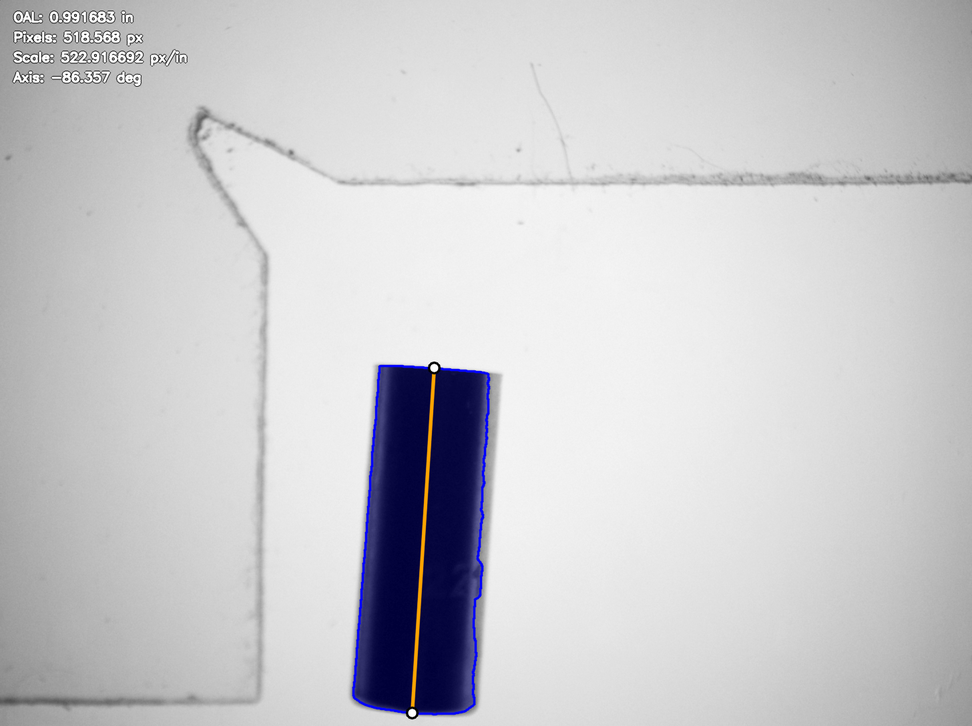
#> input picture data/oal_validation/formal_cv/diagnostics/CV-R1-001_diagnostic.png, 972 x 726 px, shrunk from 1456 x 1088 before the run
$ python analyze_threshold_sensitivity.py ../../data/oal_validation/formal_cv/diagnostics/CV-R1-001_diagnostic.png
#> lines starting #> are read from the running program, lines starting #| are printed output that depends on the picture; after the words box and inside, x2 and y2 are one past the last pixel; in counts of white or black regions, pixels touching at a corner belong together; long printed decimals are rounded
"""Evaluate gauge-block measurement sensitivity to binary threshold choice."""

from __future__ import annotations

import argparse
import csv
from datetime import datetime
from pathlib import Path

import cv2
import numpy as np

CERTIFIED_LENGTH_IN = 1.0000024


def parse_args() -> argparse.Namespace:
    parser = argparse.ArgumentParser(
        description=(
            "Measure a gauge block across a range of fixed grayscale "
            "thresholds to evaluate threshold sensitivity."
        )
    )
    parser.add_argument(
        "image",
        type=Path,
        help="Path to a centered gauge-block image.",
    )
    parser.add_argument(
        "--minimum",
        type=int,
        default=70,
        help="Minimum threshold value (default: 70).",
    )
    parser.add_argument(
        "--maximum",
        type=int,
        default=130,
        help="Maximum threshold value (default: 130).",
    )
    parser.add_argument(
        "--step",
        type=int,
        default=5,
        help="Threshold increment (default: 5).",
    )
    parser.add_argument(
        "--output-dir",
        type=Path,
        default=Path("measurements/calibration"),
        help="Directory for CSV and summary reports.",
    )
    return parser.parse_args()


def select_component(
    mask: np.ndarray,
) -> tuple[np.ndarray, int, tuple[int, int, int, int]]:
    count, labels, stats, _ = cv2.connectedComponentsWithStats(
        mask,
        connectivity=8,
    )

    image_height, image_width = mask.shape
    minimum_area = image_height * image_width * 0.01
    candidates: list[tuple[int, int]] = []

    for component_id in range(1, count):
        x = int(stats[component_id, cv2.CC_STAT_LEFT])
        y = int(stats[component_id, cv2.CC_STAT_TOP])
        width = int(stats[component_id, cv2.CC_STAT_WIDTH])
        height = int(stats[component_id, cv2.CC_STAT_HEIGHT])
        area = int(stats[component_id, cv2.CC_STAT_AREA])

        touches_border = (
            x <= 0 or y <= 0 or x + width >= image_width or y + height >= image_height
        )

        if area >= minimum_area and not touches_border:
            candidates.append((area, component_id))

    if not candidates:
        raise RuntimeError("No suitable gauge-block component detected.")

    _, component_id = max(candidates)

    x = int(stats[component_id, cv2.CC_STAT_LEFT])
    y = int(stats[component_id, cv2.CC_STAT_TOP])
    width = int(stats[component_id, cv2.CC_STAT_WIDTH])
    height = int(stats[component_id, cv2.CC_STAT_HEIGHT])

    return labels, component_id, (x, y, width, height)


def measure_at_threshold(
    grayscale: np.ndarray,
    threshold_value: int,
) -> dict[str, float | int]:
    _, mask = cv2.threshold(
        grayscale,
        threshold_value,
        255,
        cv2.THRESH_BINARY_INV,
    )

    labels, component_id, bounding_box = select_component(mask)
    x, _, width, _ = bounding_box

    sample_start = x + round(width * 0.30)
    sample_end = x + round(width * 0.70)

    spans: list[int] = []

    for column in range(sample_start, sample_end):
        positions = np.flatnonzero(labels[:, column] == component_id)

        if positions.size >= 2:
            spans.append(int(positions[-1] - positions[0] + 1))

    if not spans:
        raise RuntimeError(
            f"No valid vertical spans found at threshold {threshold_value}."
        )

    span_array = np.asarray(spans, dtype=np.float64)
    mean_span = float(np.mean(span_array))
    median_span = float(np.median(span_array))

    return {
        "threshold": threshold_value,
        "columns_evaluated": len(spans),
        "median_span_px": median_span,
        "mean_span_px": mean_span,
        "within_image_sd_px": float(np.std(span_array, ddof=1)),
        "minimum_span_px": int(np.min(span_array)),
        "maximum_span_px": int(np.max(span_array)),
        "pixels_per_inch": mean_span / CERTIFIED_LENGTH_IN,
        "inches_per_pixel": CERTIFIED_LENGTH_IN / mean_span,
    }


def main() -> None:
    args = parse_args()

    if not 0 <= args.minimum <= 255:
        raise ValueError("--minimum must be between 0 and 255")

    if not 0 <= args.maximum <= 255:
        raise ValueError("--maximum must be between 0 and 255")

    if args.minimum > args.maximum:
        raise ValueError("--minimum cannot exceed --maximum")

    if args.step < 1:
        raise ValueError("--step must be at least 1")

    grayscale = cv2.imread(str(args.image), cv2.IMREAD_GRAYSCALE)
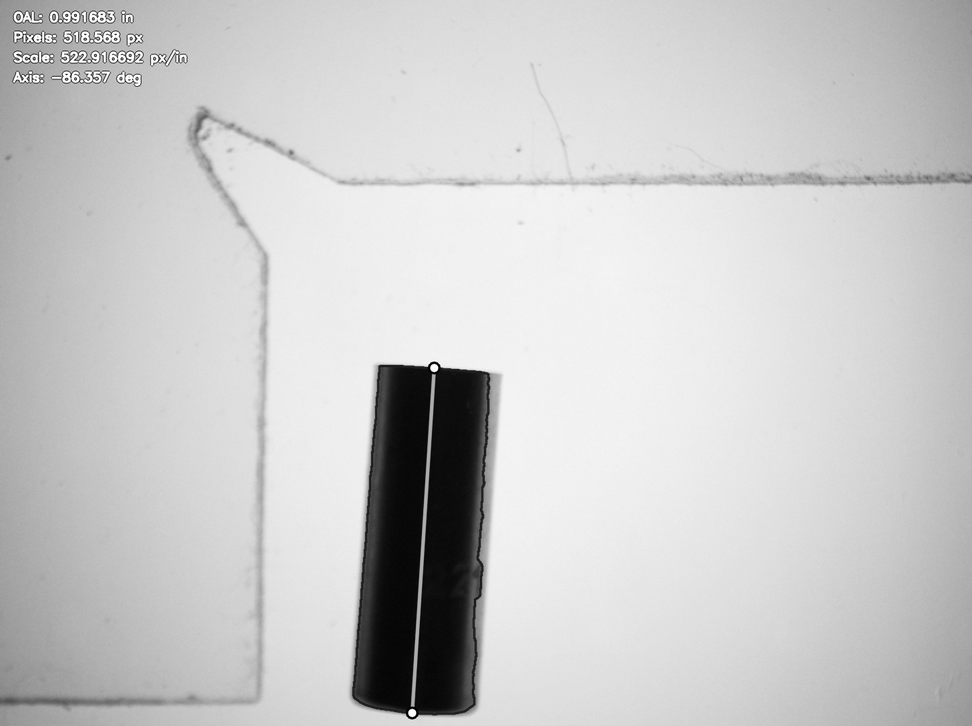
#> grayscale: shape (726, 972); min 0, max 255, mean 201.2

    if grayscale is None:
        raise RuntimeError(f"Could not read image: {args.image}")

    otsu_threshold, _ = cv2.threshold(
        grayscale,
        0,
        255,
        cv2.THRESH_BINARY_INV + cv2.THRESH_OTSU,
    )
#> otsu_threshold = 120

    thresholds = range(
        args.minimum,
        args.maximum + 1,
        args.step,
    )
    results = [measure_at_threshold(grayscale, threshold) for threshold in thresholds]
#> in measure_at_threshold, `_, mask = cv2.threshold( grayscale, threshold_value, 255, cv2.THRESH_B..`:
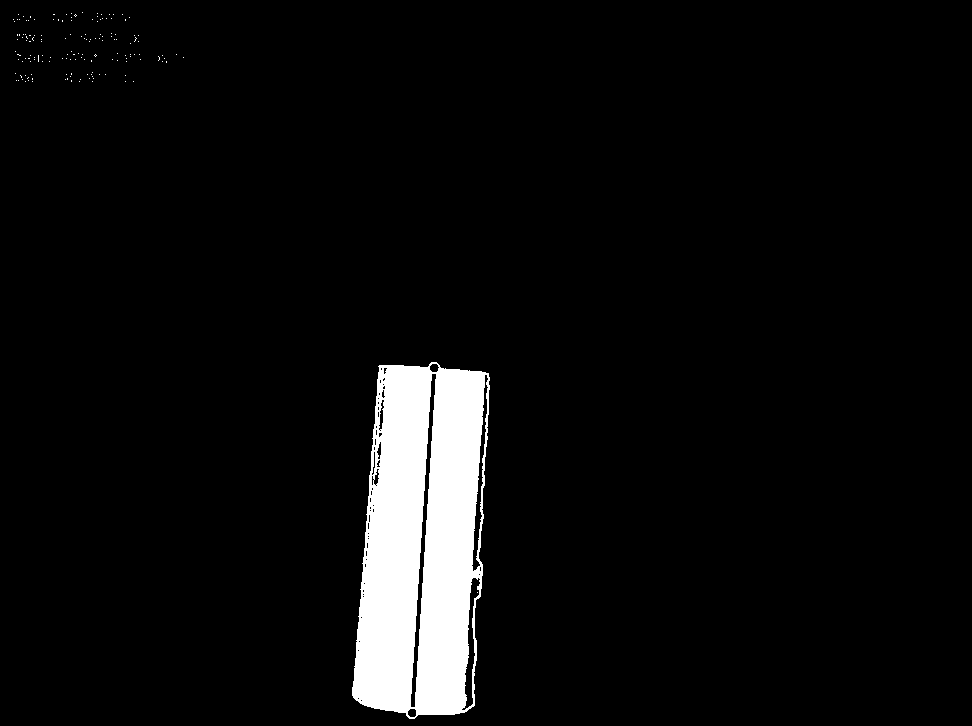
#> mask: shape (726, 972); 5.3% white; 152 white regions (151 under 20 px), largest, box (x1, y1, x2, y2) and area: (352, 362, 490, 719) 37041
#> in select_component, `count, labels, stats, _ = cv2.connectedComponentsWithStats( mask, conn..`:
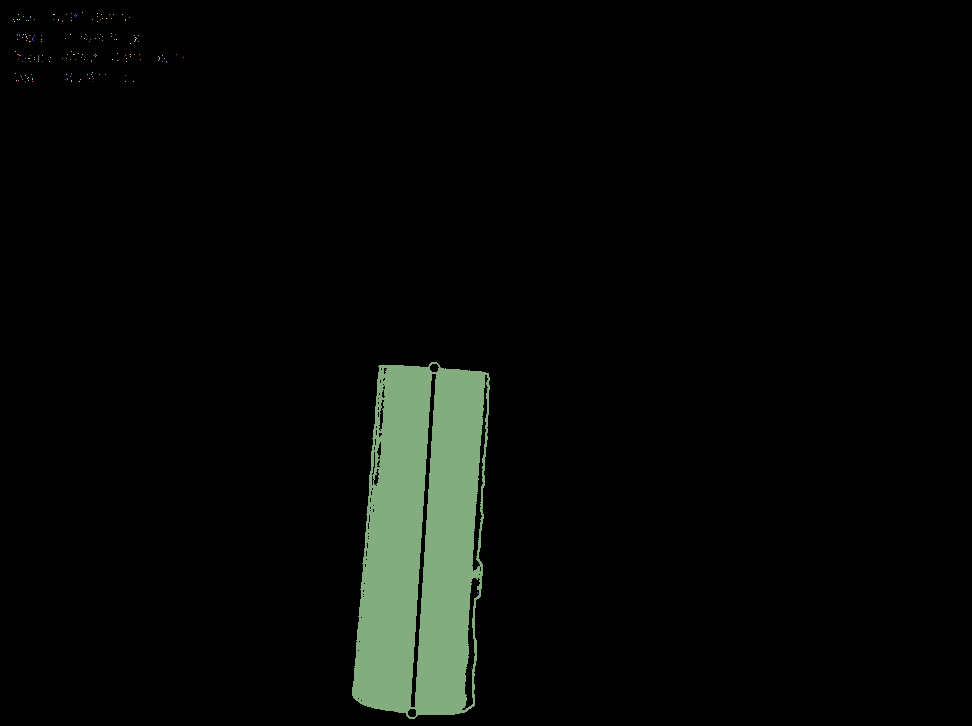
#> labels: shape (726, 972) int32; 153 distinct labels, from 0 to 152; one colour per label, 0 black
#> in select_component, `count, labels, stats, _ = cv2.connectedComponentsWithStats( mask, conn..`: count = 153; stats = 153 rows, first 6: [0, 0, 972, 726, 668432], [71, 13, 1, 1, 1], [82, 12, 1, 1, 1], [97, 13, 1, 1, 1], [18, 14, 1, 1, 1], [53, 14, 2, 1, 2]
#> the loop in select_component, `for component_id in range(1, count):` made 152 passes
#> (x, y, width, height, area) on pass 151: (352, 362, 138, 357, 37041)
#> after the loop in select_component, `for component_id in range(1, count):`: candidates = [(37041, 151)]
#> in select_component, `_, component_id = max(candidates)`: component_id = 151
#> in measure_at_threshold, `labels, component_id, bounding_box = select_component(mask)`: bounding_box = (352, 362, 138, 357)
#> in measure_at_threshold, `x, _, width, _ = bounding_box`: x = 352; width = 138
#> in measure_at_threshold, `sample_start = x + round(width * 0.30)`: sample_start = 393
#> in measure_at_threshold, `sample_end = x + round(width * 0.70)`: sample_end = 449
#> after the loop in measure_at_threshold, `for column in range(sample_start, sample_end):`: spans = 56 values, max 353 at index 16, min 346 at index 0, mean 349.4
#> in measure_at_threshold, `span_array = np.asarray(spans, dtype=np.float64)`: span_array has the same summary as spans
#> in measure_at_threshold, `mean_span = float(np.mean(span_array))`: mean_span = 349.4
#> in measure_at_threshold, `median_span = float(np.median(span_array))`: median_span = 348
#> in select_component (call 2), `count, labels, stats, _ = cv2.connectedComponentsWithStats( mask, conn..`:
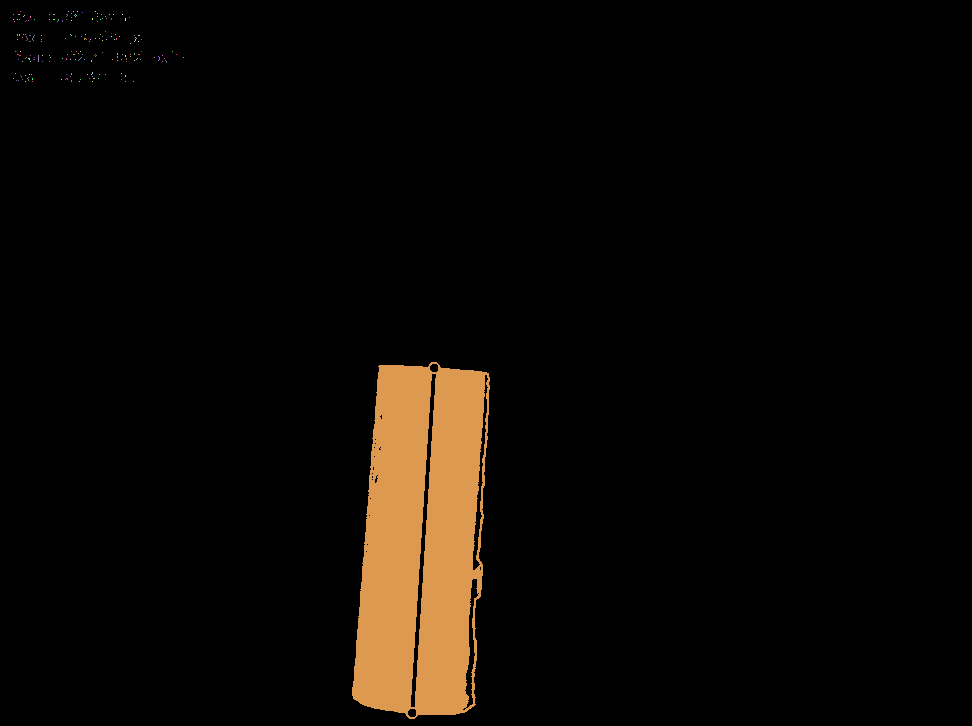
#> labels: shape (726, 972) int32; 180 distinct labels, from 0 to 179; one colour per label, 0 black
#> in select_component (call 2), `count, labels, stats, _ = cv2.connectedComponentsWithStats( mask, conn..`: count = 180; stats = 180 rows, first 6: [0, 0, 972, 726, 667738], [20, 11, 1, 1, 1], [68, 11, 1, 1, 1], [73, 11, 1, 1, 1], [77, 11, 1, 1, 1], [95, 11, 1, 1, 1]
#> the loop in select_component (call 2), `for component_id in range(1, count):` made 179 passes
#> (x, y, width) on pass 53: (41, 35, 1)
#> in select_component (call 12), `count, labels, stats, _ = cv2.connectedComponentsWithStats( mask, conn..`:
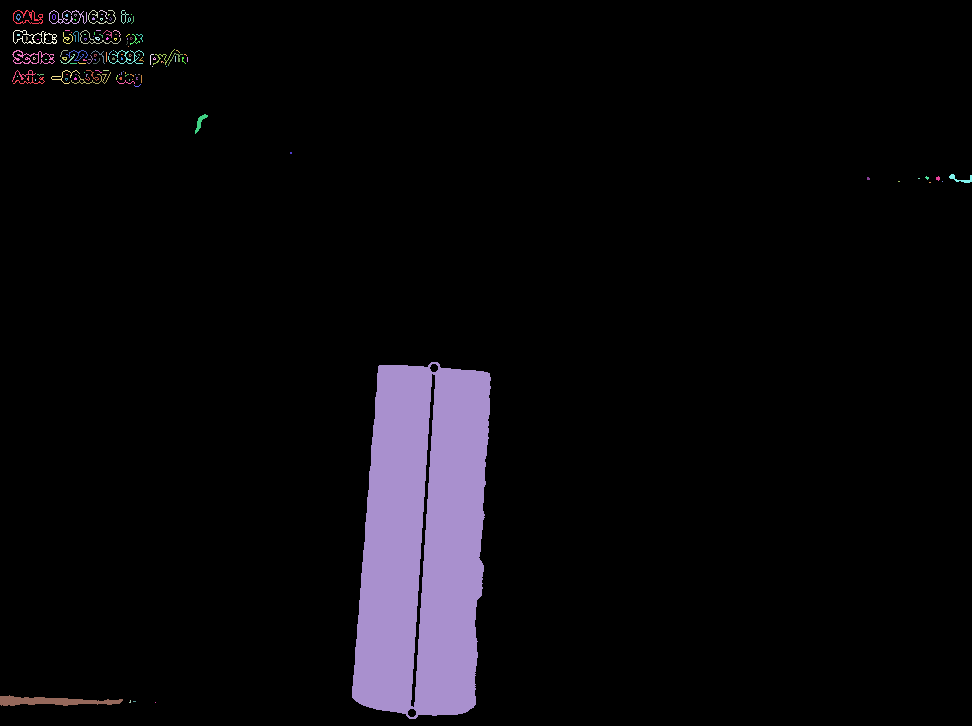
#> labels: shape (726, 972) int32; 134 distinct labels, from 0 to 133; one colour per label, 0 black
#> in select_component (call 13), `count, labels, stats, _ = cv2.connectedComponentsWithStats( mask, conn..`:
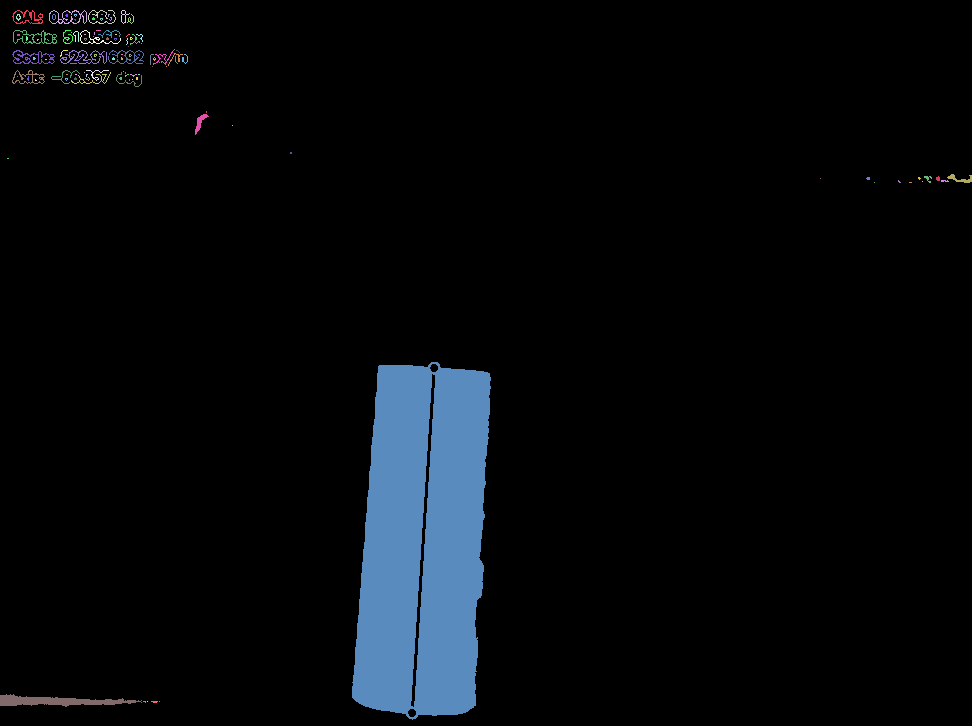
#> labels: shape (726, 972) int32; 109 distinct labels, from 0 to 108; one colour per label, 0 black

    mean_spans = np.asarray(
        [float(result["mean_span_px"]) for result in results],
        dtype=np.float64,
    )

    span_range_px = float(np.ptp(mean_spans))
    overall_mean_px = float(np.mean(mean_spans))
    nominal_inches_per_pixel = CERTIFIED_LENGTH_IN / overall_mean_px
    equivalent_range_in = span_range_px * nominal_inches_per_pixel

    args.output_dir.mkdir(parents=True, exist_ok=True)
    timestamp = datetime.now().astimezone().strftime("%Y%m%d_%H%M%S")
    stem = args.image.stem

    csv_path = args.output_dir / (f"{stem}_threshold_sensitivity_{timestamp}.csv")
    report_path = args.output_dir / (f"{stem}_threshold_sensitivity_{timestamp}.txt")

    fieldnames = list(results[0].keys())

    with csv_path.open("w", newline="", encoding="utf-8") as csv_file:
        writer = csv.DictWriter(csv_file, fieldnames=fieldnames)
        writer.writeheader()
        writer.writerows(results)

    report_lines = [
        "CaseMetrology Threshold-Sensitivity Analysis",
        f"Generated: {datetime.now().astimezone().isoformat(timespec='seconds')}",
        f"Image: {args.image}",
        f"Certified gauge-block length: {CERTIFIED_LENGTH_IN:.7f} in",
        f"Otsu-selected threshold: {otsu_threshold:.1f}",
        (
            f"Threshold range tested: {args.minimum} to "
            f"{args.maximum} in steps of {args.step}"
        ),
        "",
        "=== SUMMARY ===",
        f"Minimum mean span: {np.min(mean_spans):.6f} px",
        f"Maximum mean span: {np.max(mean_spans):.6f} px",
        f"Mean-span range: {span_range_px:.6f} px",
        f"Equivalent dimensional range: {equivalent_range_in:.9f} in",
        "",
        "Interpretation:",
        "  This evaluates sensitivity of the integer-pixel measurement",
        "  result to the selected binary threshold.",
        "  It does not establish final accuracy or uncertainty.",
        "",
        f"Detailed CSV: {csv_path}",
    ]

    report_path.write_text(
        "\n".join(report_lines) + "\n",
        encoding="utf-8",
    )

    print("Threshold  Mean span (px)  Median (px)  Within-image SD (px)")

    for result in results:
        print(
            f"{int(result['threshold']):9d}"
            f"{float(result['mean_span_px']):16.6f}"
            f"{float(result['median_span_px']):13.3f}"
            f"{float(result['within_image_sd_px']):22.6f}"
        )
#> this loop made 13 passes
#|        70      349.375      348.000              2.483
#|        75      349.518      349.000              2.359
#|        80      349.589      349.000              2.334
#|        85      349.607      349.000              2.341
#|        90      349.625      349.000              2.324
#> (further printed lines are left out)

    print()
    print("\n".join(report_lines))
#| CaseMetrology Threshold-Sensitivity Analysis
#| Generated: 2026-11-20T04:41:53+00:00
#| Image: ../../data/oal_validation/formal_cv/diagnostics/CV-R1-001_diagnostic.png
#| Certified gauge-block length: 1.000 in
#| Otsu-selected threshold: 120.0
#| Threshold range tested: 70 to 130 in steps of 5
#> (further printed lines are left out)
    print(f"Report saved: {report_path}")


if __name__ == "__main__":
    main()
